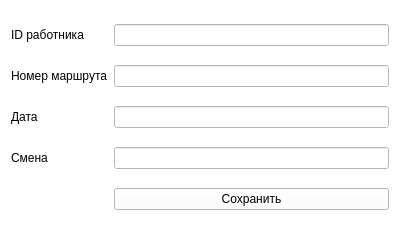
<?xml version="1.0" encoding="UTF-8"?>
<ui version="4.0">
 <class>add_flight</class>
 <widget class="QWidget" name="add_flight">
  <property name="geometry">
   <rect>
    <x>0</x>
    <y>0</y>
    <width>400</width>
    <height>235</height>
   </rect>
  </property>
  <property name="windowTitle">
   <string>Добавление выезда</string>
  </property>
  <property name="styleSheet">
   <string notr="true">background-color: rgb(255, 255, 255);</string>
  </property>
  <layout class="QGridLayout" name="gridLayout">
   <item row="0" column="0">
    <widget class="QLabel" name="label_id">
     <property name="text">
      <string>ID работника</string>
     </property>
    </widget>
   </item>
   <item row="0" column="1">
    <widget class="QLineEdit" name="id"/>
   </item>
   <item row="1" column="0">
    <widget class="QLabel" name="label_number">
     <property name="text">
      <string>Номер маршрута</string>
     </property>
    </widget>
   </item>
   <item row="1" column="1">
    <widget class="QLineEdit" name="number"/>
   </item>
   <item row="2" column="0">
    <widget class="QLabel" name="label_date">
     <property name="text">
      <string>Дата</string>
     </property>
    </widget>
   </item>
   <item row="2" column="1">
    <widget class="QLineEdit" name="date"/>
   </item>
   <item row="3" column="0">
    <widget class="QLabel" name="label_shift">
     <property name="text">
      <string>Смена</string>
     </property>
    </widget>
   </item>
   <item row="3" column="1">
    <widget class="QLineEdit" name="shift"/>
   </item>
   <item row="4" column="1">
    <widget class="QPushButton" name="save">
     <property name="text">
      <string>Сохранить</string>
     </property>
    </widget>
   </item>
  </layout>
 </widget>
 <resources/>
 <connections/>
</ui>
